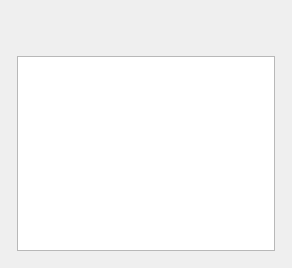
<?xml version="1.0" encoding="UTF-8"?>
<ui version="4.0">
 <class>ConfigurationListWidget</class>
 <widget class="QWidget" name="ConfigurationListWidget">
  <property name="geometry">
   <rect>
    <x>0</x>
    <y>0</y>
    <width>292</width>
    <height>268</height>
   </rect>
  </property>
  <property name="windowTitle">
   <string>Configurations</string>
  </property>
  <property name="styleSheet">
   <string notr="true"/>
  </property>
  <layout class="QGridLayout" name="gridLayout">
   <item row="0" column="0">
    <layout class="QHBoxLayout" name="horizontalLayout_2">
     <property name="leftMargin">
      <number>6</number>
     </property>
     <property name="topMargin">
      <number>0</number>
     </property>
     <property name="rightMargin">
      <number>6</number>
     </property>
     <property name="bottomMargin">
      <number>6</number>
     </property>
     <item>
      <layout class="QVBoxLayout" name="verticalLayout">
       <property name="spacing">
        <number>4</number>
       </property>
       <property name="topMargin">
        <number>2</number>
       </property>
       <item>
        <layout class="QHBoxLayout" name="horizontalLayout">
         <property name="spacing">
          <number>1</number>
         </property>
         <item>
          <widget class="QToolButton" name="add_button">
           <property name="sizePolicy">
            <sizepolicy hsizetype="Minimum" vsizetype="Fixed">
             <horstretch>0</horstretch>
             <verstretch>0</verstretch>
            </sizepolicy>
           </property>
           <property name="minimumSize">
            <size>
             <width>24</width>
             <height>24</height>
            </size>
           </property>
           <property name="baseSize">
            <size>
             <width>0</width>
             <height>0</height>
            </size>
           </property>
           <property name="toolTip">
            <string>&lt;html&gt;&lt;head/&gt;&lt;body&gt;&lt;p&gt;New configuration&lt;/p&gt;&lt;/body&gt;&lt;/html&gt;</string>
           </property>
           <property name="text">
            <string/>
           </property>
           <property name="icon">
            <iconset resource="../res/res.qrc">
             <normaloff>:/add</normaloff>:/add</iconset>
           </property>
           <property name="iconSize">
            <size>
             <width>32</width>
             <height>32</height>
            </size>
           </property>
           <property name="autoRaise">
            <bool>true</bool>
           </property>
          </widget>
         </item>
         <item>
          <widget class="QToolButton" name="edit_button">
           <property name="minimumSize">
            <size>
             <width>24</width>
             <height>24</height>
            </size>
           </property>
           <property name="toolTip">
            <string>&lt;html&gt;&lt;head/&gt;&lt;body&gt;&lt;p&gt;Edit configuration&lt;/p&gt;&lt;/body&gt;&lt;/html&gt;</string>
           </property>
           <property name="text">
            <string/>
           </property>
           <property name="icon">
            <iconset resource="../res/res.qrc">
             <normaloff>:/edit</normaloff>:/edit</iconset>
           </property>
           <property name="iconSize">
            <size>
             <width>32</width>
             <height>32</height>
            </size>
           </property>
           <property name="autoRaise">
            <bool>true</bool>
           </property>
          </widget>
         </item>
         <item>
          <widget class="QToolButton" name="delete_button">
           <property name="minimumSize">
            <size>
             <width>24</width>
             <height>24</height>
            </size>
           </property>
           <property name="toolTip">
            <string>&lt;html&gt;&lt;head/&gt;&lt;body&gt;&lt;p&gt;Delete configuration&lt;/p&gt;&lt;/body&gt;&lt;/html&gt;</string>
           </property>
           <property name="styleSheet">
            <string notr="true"/>
           </property>
           <property name="text">
            <string/>
           </property>
           <property name="icon">
            <iconset resource="../res/res.qrc">
             <normaloff>:/delete</normaloff>:/delete</iconset>
           </property>
           <property name="iconSize">
            <size>
             <width>32</width>
             <height>32</height>
            </size>
           </property>
           <property name="autoRaise">
            <bool>true</bool>
           </property>
          </widget>
         </item>
         <item>
          <spacer name="horizontalSpacer">
           <property name="orientation">
            <enum>Qt::Horizontal</enum>
           </property>
           <property name="sizeHint" stdset="0">
            <size>
             <width>40</width>
             <height>20</height>
            </size>
           </property>
          </spacer>
         </item>
        </layout>
       </item>
       <item>
        <widget class="QListWidget" name="cfgs_list">
         <property name="movement">
          <enum>QListView::Static</enum>
         </property>
         <property name="spacing">
          <number>0</number>
         </property>
        </widget>
       </item>
      </layout>
     </item>
    </layout>
   </item>
  </layout>
 </widget>
 <resources>
  <include location="../res/res.qrc"/>
 </resources>
 <connections/>
</ui>
